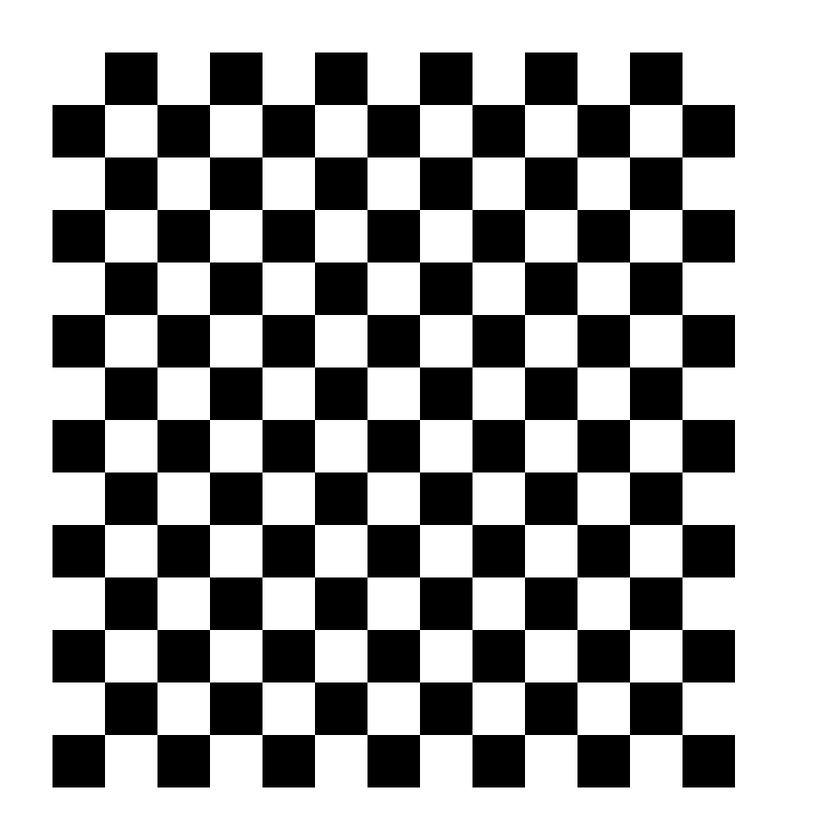
#> input picture images/chess_board.png, 840 x 840 px, shrunk from 1024 x 1024 before the run
$ python corners_detection.py
#> lines starting #> are read from the running program, lines starting #| are printed output that depends on the picture; after the words box and inside, x2 and y2 are one past the last pixel; in counts of white or black regions, pixels touching at a corner belong together
"""Basically vertex detection"""

import cv2 as cv
import numpy as np


def detect_corner(gray_image):
    gray = np.float32(gray_image)
    res = cv.cornerHarris(gray, 2, 3, 0.04)  # type:ignore
    res = cv.dilate(res, None)  # type:ignore
    return res


def detect_corner_W_subpixel_accuracy(gray_image):
    gray = np.float32(gray_image)
    res = cv.cornerHarris(gray, 2, 3, 0.04)  # type:ignore
    res = cv.dilate(res, None)  # type:ignore
    _, dst = cv.threshold(res, 0.01 * res.max(), 255, 0)
    dst = np.uint8(dst)

    _, labels, stats, centriods = cv.connectedComponentsWithStats(dst)  # type:ignore

    criteria = (cv.TERM_CRITERIA_EPS + cv.TermCriteria_MAX_ITER, 100, 0.001)
    corners = cv.cornerSubPix(
        gray, np.float32(centriods), (5, 5), (-1, -1), criteria  # type:ignore
    )
    ret = np.hstack((centriods, corners))
    return np.int_(ret)


def shi_tomasi_corner_detector(gray_image):
    corners = cv.goodFeaturesToTrack(gray_image, 25, 0.01, 10)
    corners = np.int_(corners)
    return corners


def display_image(title, image):
    cv.imshow(title, image)
    cv.waitKey(0)
    cv.destroyAllWindows()


def main():
    chess_board = "images/chess_board.png"
    twisted_chess_board = "images/chess_board_warped.png"
    corner_dataset = "images/to_be_corner_detected.png"
    pixeled_path = "images/pixeled_image.png"

    chess_img = cv.imread(chess_board)
#> chess_img is the input picture: shape (840, 840, 3); min 0, max 255, mean 164.4
    twisted_chess_img = cv.imread(twisted_chess_board)
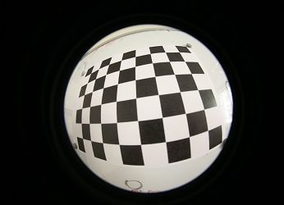
#> input picture images/chess_board_warped.png, 284 x 205 px, shrunk from 346 x 250 before the run
#> twisted_chess_img is the input picture: shape (205, 284, 3); mean B, G, R 60.8, 64.2, 65.3
    dataset_img = cv.imread(corner_dataset)
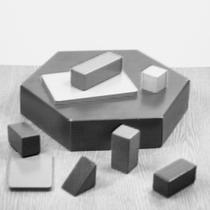
#> input picture images/to_be_corner_detected.png, 210 x 210 px, shrunk from 256 x 256 before the run
#> dataset_img is the input picture: shape (210, 210, 3); min 8, max 249, mean 182.8
    pix_img = cv.imread(pixeled_path)
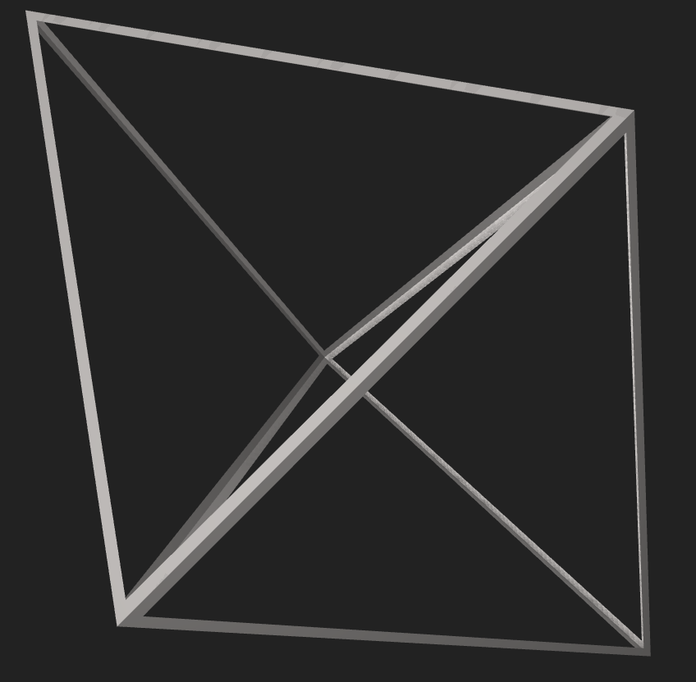
#> input picture images/pixeled_image.png, 696 x 682 px, shrunk from 848 x 832 before the run
#> pix_img is the input picture: shape (682, 696, 3); mean B, G, R 45.4, 45.6, 45.9

    res1 = detect_corner(cv.cvtColor(chess_img, cv.COLOR_BGR2GRAY))
    res2 = detect_corner(cv.cvtColor(twisted_chess_img, cv.COLOR_BGR2GRAY))
    res3 = detect_corner(cv.cvtColor(dataset_img, cv.COLOR_BGR2GRAY))

    chess_img[res1 > 0.01 * res1.max()] = [0, 0, 255]
#> chess_img: shape (840, 840, 3); 0.81% of pixels changed, all inside (x1, y1, x2, y2) = (51, 51, 737, 790)
    twisted_chess_img[res2 > 0.1 * res2.max()] = [0, 0, 255]
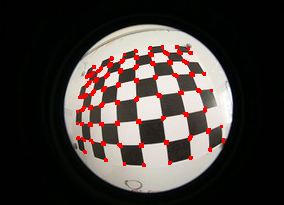
#> twisted_chess_img: shape (205, 284, 3); 2.76% of pixels changed, all inside (x1, y1, x2, y2) = (76, 45, 225, 167)
    copy_ = dataset_img.copy()
    copy_[res3 > 0.09 * res3.max()] = [0, 0, 255]
#> copy_: shape (210, 210, 3); 0.77% of pixels changed, all inside (x1, y1, x2, y2) = (7, 58, 198, 192)

    display_image("Normal board", chess_img)
    display_image("Twisted board", twisted_chess_img)
    display_image("Corners with Harris algo", copy_)

    res4 = detect_corner_W_subpixel_accuracy(cv.cvtColor(pix_img, cv.COLOR_BGR2GRAY))
#> in detect_corner_W_subpixel_accuracy, `res = cv.cornerHarris(gray, 2, 3, 0.04)`:
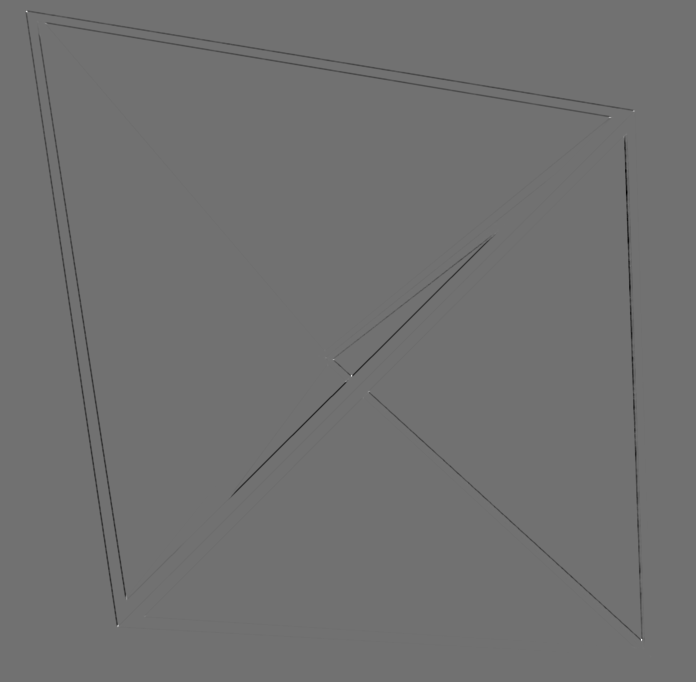
#> res: shape (682, 696) float32; min -29525504, max 36527364, mean -151991.6; drawn with min black and max white
#> in detect_corner_W_subpixel_accuracy, `_, dst = cv.threshold(res, 0.01 * res.max(), 255, 0)`:
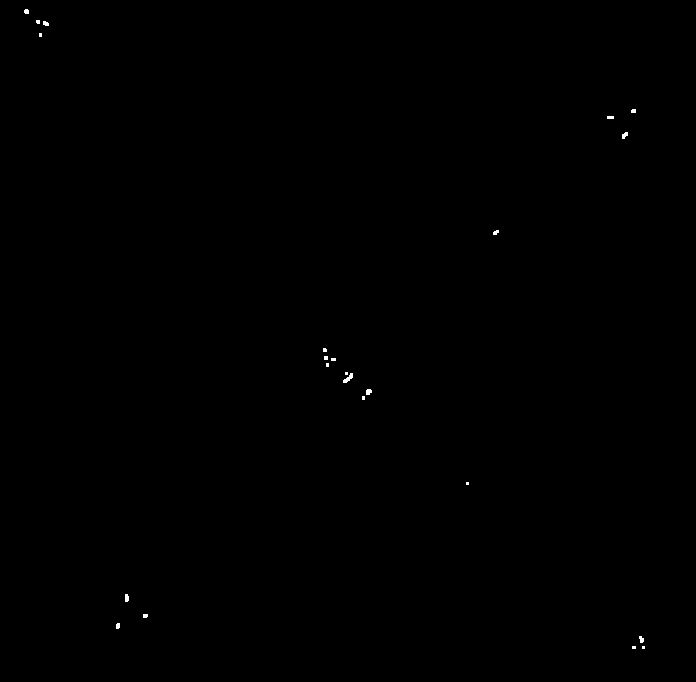
#> dst: shape (682, 696) float32; 0.09% white; 23 white regions (13 under 20 px), largest, box (x1, y1, x2, y2) and area: (343, 373, 353, 383) 48, (366, 389, 372, 395) 30, (622, 132, 628, 139) 29
#> in detect_corner_W_subpixel_accuracy, `_, labels, stats, centriods = cv.connectedComponentsWithStats(dst)`: labels: shape (682, 696) int32; 24 distinct labels, from 0 to 23
#> in detect_corner_W_subpixel_accuracy, `_, labels, stats, centriods = cv.connectedComponentsWithStats(dst)`: stats = 24 rows, first 6: [0, 0, 696, 682, 474225], [24, 9, 5, 5, 22], [36, 20, 4, 4, 15], [43, 21, 6, 5, 24], [39, 33, 3, 4, 12], [631, 109, 5, 4, 19]; centriods = 24 rows, first 8: [347.5, 340.5], [26.09, 11.09], [37.6, 21.4], [45.38, 23.12], [40, 34.5], [633.1, 110.6], [610, 117], [624.3, 134.9]
#> in detect_corner_W_subpixel_accuracy, `corners = cv.cornerSubPix( gray, np.float32(centriods), (5, 5), (-1, -..`: corners = 24 rows, first 8: [347.5, 340.5], [24.93, 9.72], [36.34, 20.36], [43.67, 21.5], [37.84, 31.45], [633.7, 109.6], [610.5, 116.1], [624.3, 133.9]
#> in detect_corner_W_subpixel_accuracy, `ret = np.hstack((centriods, corners))`: ret = 24 rows, first 6: [347.5, 340.5, 347.5, 340.5], [26.09, 11.09, 24.93, 9.72], [37.6, 21.4, 36.34, 20.36], [45.38, 23.12, 43.67, 21.5], [40, 34.5, 37.84, 31.45], [633.1, 110.6, 633.7, 109.6]
#> res4 = 24 rows, first 6: [347, 340, 347, 340], [26, 11, 24, 9], [37, 21, 36, 20], [45, 23, 43, 21], [40, 34, 37, 31], [633, 110, 633, 109]
    pix_img[res4[:, 1], res4[:, 0]] = [0, 0, 255]  # type:ignore
#> pix_img: shape (682, 696, 3); 0.01% of pixels changed, all inside (x1, y1, x2, y2) = (26, 11, 644, 648)
    pix_img[res4[:, 3], res4[:, 2]] = [0, 255, 0]  # type:ignore
#> pix_img: shape (682, 696, 3); mean B, G, R 45.4, 45.6, 45.9

    # the detected corners are plotted in very small scale so to see results clearly, you have to zoom somehow
    display_image("Pixel Corner detection", pix_img)

    corners = shi_tomasi_corner_detector(cv.cvtColor(dataset_img, cv.COLOR_BGR2GRAY))
#> in shi_tomasi_corner_detector, `corners = cv.goodFeaturesToTrack(gray_image, 25, 0.01, 10)`: corners = 25 rows, first 8: [110, 151], [113, 133], [38, 136], [138, 131], [195, 166], [188, 81], [50, 188], [21, 86]
    for i in corners:  # type:ignore
        x, y = i.ravel()
        cv.circle(dataset_img, (x, y), 3, (0, 0, 255), -1)
#> this loop made 25 passes
#> (x, y) on passes 1 to 12: (110, 151), (113, 133), (38, 136), (138, 131), (195, 166), (188, 81), (50, 188), (21, 86), (10, 188), (139, 150), (70, 120), (154, 174)
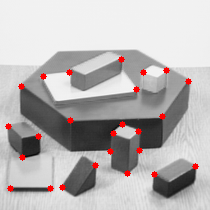
#> dataset_img: shape (210, 210, 3); 1.64% of pixels changed, all inside (x1, y1, x2, y2) = (5, 56, 199, 192)

    display_image("Corners with Shi-Tomasi algo", dataset_img)


if __name__ == "__main__":
    main()
